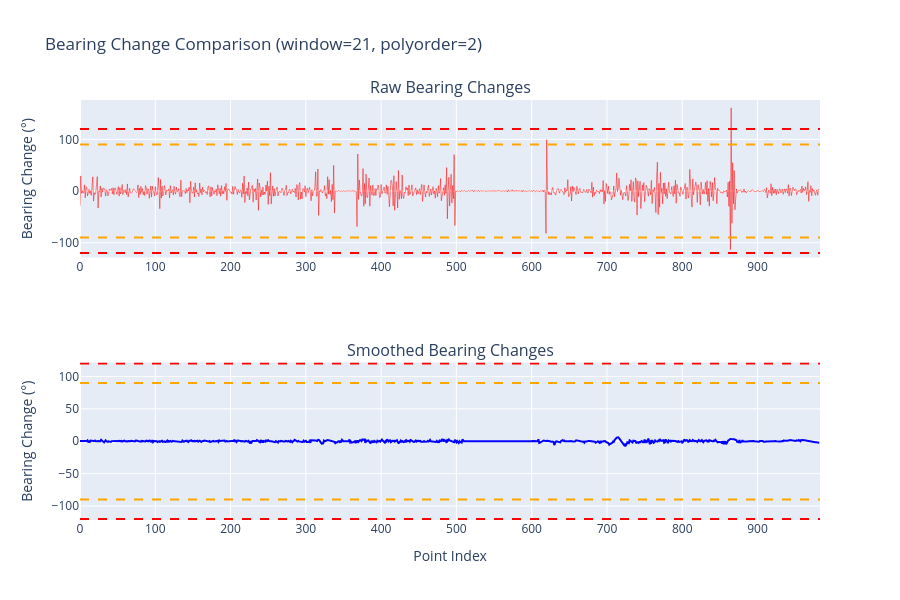

Write notebook code for a chart like this one.
### Code cell
# Compare raw vs smoothed bearing changes
fig = make_subplots(rows=2, cols=1, subplot_titles=['Raw Bearing Changes', 'Smoothed Bearing Changes'])

fig.add_trace(
    go.Scatter(y=raw_df['bearing_change'], name='Raw', line=dict(color='red', width=0.5)),
    row=1, col=1
)
fig.add_trace(
    go.Scatter(y=raw_df['bearing_change_smoothed'], name='Smoothed', line=dict(color='blue')),
    row=2, col=1
)

# Add threshold lines to both subplots
for row in [1, 2]:
    fig.add_hline(y=90, line_dash='dash', line_color='orange', row=row, col=1)
    fig.add_hline(y=-90, line_dash='dash', line_color='orange', row=row, col=1)
    fig.add_hline(y=120, line_dash='dash', line_color='red', row=row, col=1)
    fig.add_hline(y=-120, line_dash='dash', line_color='red', row=row, col=1)

fig.update_xaxes(title_text='Point Index', row=2, col=1)
fig.update_yaxes(title_text='Bearing Change (°)', row=1, col=1)
fig.update_yaxes(title_text='Bearing Change (°)', row=2, col=1)
fig.update_layout(height=600, title_text=f'Bearing Change Comparison (window={WINDOW_LENGTH}, polyorder={POLYORDER})', showlegend=False)
fig.show()

### Figure 1 — Plotly figure (JSON) as saved in the notebook; plotly's stock layout.template omitted (floating-point values rounded to 4 significant figures; data arrays with more than 128 entries replaced by an {"elided": "..."} marker saying what was removed)
{"data": [{"line": {"color": "red", "width": 0.5}, "name": "Raw", "type": "scatter", "xaxis": "x", "y": {"elided": "984 float values"}, "yaxis": "y"}, {"line": {"color": "blue"}, "name": "Smoothed", "type": "scatter", "xaxis": "x2", "y": {"elided": "984 float values"}, "yaxis": "y2"}], "layout": {"annotations": [{"font": {"size": 16}, "showarrow": false, "text": "Raw Bearing Changes", "x": 0.5, "xanchor": "center", "xref": "paper", "y": 1, "yanchor": "bottom", "yref": "paper"}, {"font": {"size": 16}, "showarrow": false, "text": "Smoothed Bearing Changes", "x": 0.5, "xanchor": "center", "xref": "paper", "y": 0.375, "yanchor": "bottom", "yref": "paper"}], "height": 600, "shapes": [{"line": {"color": "orange", "dash": "dash"}, "type": "line", "x0": 0, "x1": 1, "xref": "x domain", "y0": 90, "y1": 90, "yref": "y"}, {"line": {"color": "orange", "dash": "dash"}, "type": "line", "x0": 0, "x1": 1, "xref": "x domain", "y0": -90, "y1": -90, "yref": "y"}, {"line": {"color": "red", "dash": "dash"}, "type": "line", "x0": 0, "x1": 1, "xref": "x domain", "y0": 120, "y1": 120, "yref": "y"}, {"line": {"color": "red", "dash": "dash"}, "type": "line", "x0": 0, "x1": 1, "xref": "x domain", "y0": -120, "y1": -120, "yref": "y"}, {"line": {"color": "orange", "dash": "dash"}, "type": "line", "x0": 0, "x1": 1, "xref": "x2 domain", "y0": 90, "y1": 90, "yref": "y2"}, {"line": {"color": "orange", "dash": "dash"}, "type": "line", "x0": 0, "x1": 1, "xref": "x2 domain", "y0": -90, "y1": -90, "yref": "y2"}, {"line": {"color": "red", "dash": "dash"}, "type": "line", "x0": 0, "x1": 1, "xref": "x2 domain", "y0": 120, "y1": 120, "yref": "y2"}, {"line": {"color": "red", "dash": "dash"}, "type": "line", "x0": 0, "x1": 1, "xref": "x2 domain", "y0": -120, "y1": -120, "yref": "y2"}], "showlegend": false, "title": {"text": "Bearing Change Comparison (window=21, polyorder=2)"}, "xaxis": {"anchor": "y", "domain": [0, 1]}, "xaxis2": {"anchor": "y2", "domain": [0, 1], "title": {"text": "Point Index"}}, "yaxis": {"anchor": "x", "domain": [0.625, 1], "title": {"text": "Bearing Change (°)"}}, "yaxis2": {"anchor": "x2", "domain": [0, 0.375], "title": {"text": "Bearing Change (°)"}}}}
